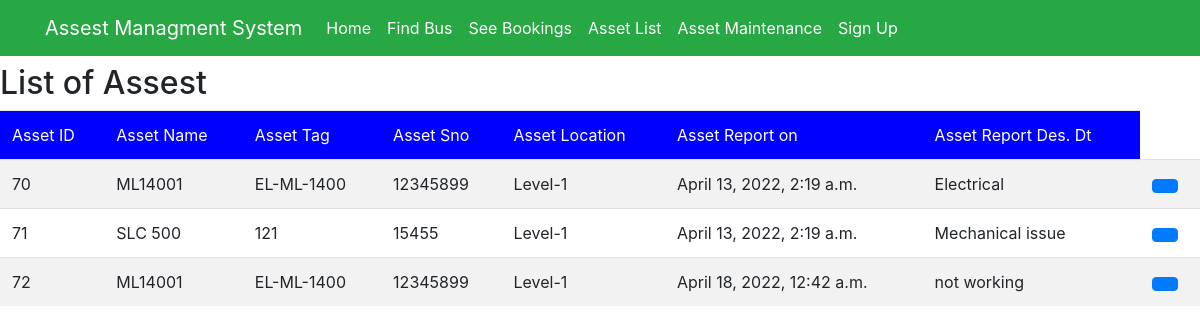
Page /assetmainlist on the earlier database version.
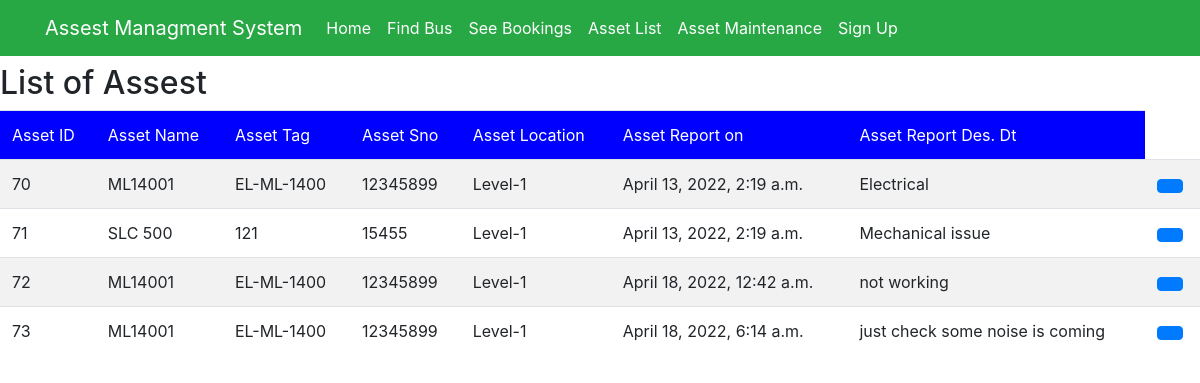
Same page on the later database version.
### myapp/models.py (models this page shows, shortened)
class AssetMain(models.Model):
    asset_id = models.CharField(max_length=100)
    asset_name = models.CharField(max_length=100)
    asset_tag = models.CharField(max_length=100)
    asset_serial_No = models.CharField(max_length=100)
    asset_loc = models.CharField(max_length=100)
    asset_status = models.CharField(max_length=100,null=True, default=None, blank=True)
    date_main = models.DateTimeField(blank=True, null=True,default=datetime.date.today)
    asset_desc = models.CharField(max_length=100,null=True, default=None, blank=True)
    asset_assign = models.CharField(max_length=100,null=True, default=None, blank=True)
    date_solved = models.DateTimeField(null=True, default=None, blank=True)
    asset_comments = models.CharField(max_length=100,null=True, default=None, blank=True)

### myapp/views.py (the view)
# urls.py: path('assetmainlist', views.assetmainlist, name="assetmainlist"),
def assetmainlist(request,new={}):
    context = {}
    asset = AssetMain.objects.all()
    if asset:
        return render(request, 'myapp/assetmainlist.html', locals())
    else:
        context["error"] = "Sorry no asset record"

### myapp/templates/myapp/assetmainlist.html (shortened to what this page needs)
{% extends 'myapp/base.html' %}
{% block content %}
<h2>List of Assest</h2>
<table class="table table-striped">
    <thead style="background-color: blue;color: white;">
    <td>Asset ID</td>
    <td>Asset Name</td>
    <td>Asset Tag</td>
    <td>Asset Sno</td>
    <td>Asset Location</td>
    <td>Asset Report on</td>
    <td>Asset Report Des. Dt</td>
    </thead>
    {% for row in asset %}
    <tr>
        <td>{{row.id}}</td>
        <td>{{row.asset_name}}</td>
        <td>{{row.asset_tag}}</td>
        <td>{{row.asset_serial_No}}</td>
        <td>{{row.asset_loc}}</td>
        <td>{{row.date_main}}</td>
        <td>{{row.asset_desc}}</td>
        <td><a class="btn btn-primary btn-s" href="{% url 'assetmainupdate' row.id %}" method="post"></a></td>
    </tr>
    {% endfor %}
</table>
{% endblock %}

Differences in the rows shown:
added AssetMain: id "73", asset_name "ML14001", asset_tag "EL-ML-1400", asset_serial_No "12345899", asset_loc "Level-1", date_main "April 18, 2022, 6:14 a.m.", asset_desc "just check some noise is coming"
